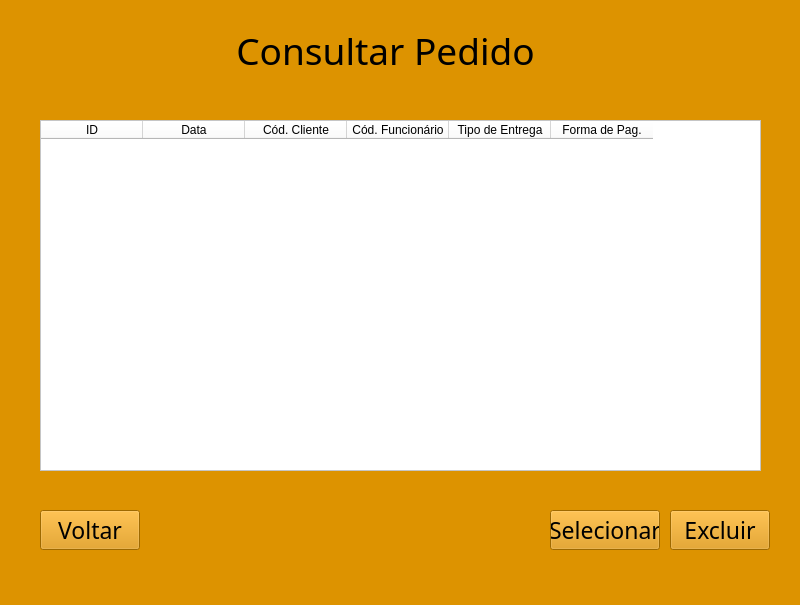
<?xml version="1.0" encoding="UTF-8"?>
<ui version="4.0">
 <class>MainWindow</class>
 <widget class="QMainWindow" name="MainWindow">
  <property name="geometry">
   <rect>
    <x>0</x>
    <y>0</y>
    <width>800</width>
    <height>605</height>
   </rect>
  </property>
  <property name="windowTitle">
   <string>MainWindow</string>
  </property>
  <property name="styleSheet">
   <string notr="true">background-color: rgb(221, 147, 0);</string>
  </property>
  <widget class="QWidget" name="centralwidget">
   <widget class="QLabel" name="label">
    <property name="geometry">
     <rect>
      <x>210</x>
      <y>20</y>
      <width>351</width>
      <height>61</height>
     </rect>
    </property>
    <property name="font">
     <font>
      <family>Algerian</family>
      <pointsize>28</pointsize>
     </font>
    </property>
    <property name="text">
     <string>Consultar Pedido</string>
    </property>
    <property name="alignment">
     <set>Qt::AlignCenter</set>
    </property>
   </widget>
   <widget class="QPushButton" name="botaoExcluir">
    <property name="geometry">
     <rect>
      <x>670</x>
      <y>510</y>
      <width>100</width>
      <height>40</height>
     </rect>
    </property>
    <property name="font">
     <font>
      <family>Bodoni MT</family>
      <pointsize>17</pointsize>
     </font>
    </property>
    <property name="styleSheet">
     <string notr="true">background-color: rgb(227, 131, 0);
color: rgb(53, 41,5);
pushButton{
border-styler: inset;
border-width: medium;	
#border-color: rgb(53, 41, 5);
box-shadow: black 60px -16px;
border-radius: 50px;
}</string>
    </property>
    <property name="text">
     <string>Excluir</string>
    </property>
   </widget>
   <widget class="QTableWidget" name="tableWidget">
    <property name="geometry">
     <rect>
      <x>40</x>
      <y>120</y>
      <width>721</width>
      <height>351</height>
     </rect>
    </property>
    <property name="font">
     <font>
      <pointsize>12</pointsize>
     </font>
    </property>
    <property name="styleSheet">
     <string notr="true">background-color: rgb(255, 255, 255);</string>
    </property>
    <property name="verticalScrollBarPolicy">
     <enum>Qt::ScrollBarAsNeeded</enum>
    </property>
    <attribute name="horizontalHeaderDefaultSectionSize">
     <number>102</number>
    </attribute>
    <column>
     <property name="text">
      <string>ID</string>
     </property>
     <property name="font">
      <font>
       <pointsize>9</pointsize>
      </font>
     </property>
    </column>
    <column>
     <property name="text">
      <string>Data</string>
     </property>
     <property name="font">
      <font>
       <pointsize>9</pointsize>
      </font>
     </property>
    </column>
    <column>
     <property name="text">
      <string>Cód. Cliente</string>
     </property>
     <property name="font">
      <font>
       <pointsize>9</pointsize>
      </font>
     </property>
    </column>
    <column>
     <property name="text">
      <string>Cód. Funcionário</string>
     </property>
     <property name="font">
      <font>
       <pointsize>9</pointsize>
      </font>
     </property>
    </column>
    <column>
     <property name="text">
      <string>Tipo de Entrega</string>
     </property>
     <property name="font">
      <font>
       <pointsize>9</pointsize>
      </font>
     </property>
    </column>
    <column>
     <property name="text">
      <string>Forma de Pag.</string>
     </property>
     <property name="font">
      <font>
       <pointsize>9</pointsize>
      </font>
     </property>
    </column>
   </widget>
   <widget class="QPushButton" name="botaoVoltar">
    <property name="geometry">
     <rect>
      <x>40</x>
      <y>510</y>
      <width>100</width>
      <height>40</height>
     </rect>
    </property>
    <property name="font">
     <font>
      <family>Bodoni MT</family>
      <pointsize>17</pointsize>
     </font>
    </property>
    <property name="styleSheet">
     <string notr="true">background-color: rgb(227, 131, 0);
color: rgb(53, 41,5);
pushButton{
border-styler: inset;
border-width: medium;	
#border-color: rgb(53, 41, 5);
box-shadow: black 60px -16px;
border-radius: 50px;
}</string>
    </property>
    <property name="text">
     <string>Voltar</string>
    </property>
   </widget>
   <widget class="QPushButton" name="botaoSelecionar">
    <property name="geometry">
     <rect>
      <x>550</x>
      <y>510</y>
      <width>110</width>
      <height>40</height>
     </rect>
    </property>
    <property name="font">
     <font>
      <family>Bodoni MT</family>
      <pointsize>17</pointsize>
     </font>
    </property>
    <property name="styleSheet">
     <string notr="true">background-color: rgb(227, 131, 0);
color: rgb(53, 41,5);
pushButton{
border-styler: inset;
border-width: medium;	
#border-color: rgb(53, 41, 5);
box-shadow: black 60px -16px;
border-radius: 50px;
}</string>
    </property>
    <property name="text">
     <string>Selecionar</string>
    </property>
   </widget>
   <widget class="QLabel" name="label_9">
    <property name="geometry">
     <rect>
      <x>23</x>
      <y>10</y>
      <width>100</width>
      <height>90</height>
     </rect>
    </property>
    <property name="text">
     <string/>
    </property>
    <property name="pixmap">
     <pixmap>burguer2.png</pixmap>
    </property>
    <property name="scaledContents">
     <bool>true</bool>
    </property>
   </widget>
   <widget class="QLabel" name="label_8">
    <property name="geometry">
     <rect>
      <x>673</x>
      <y>10</y>
      <width>100</width>
      <height>90</height>
     </rect>
    </property>
    <property name="text">
     <string/>
    </property>
    <property name="pixmap">
     <pixmap>burguer2.png</pixmap>
    </property>
    <property name="scaledContents">
     <bool>true</bool>
    </property>
   </widget>
  </widget>
  <widget class="QMenuBar" name="menubar">
   <property name="geometry">
    <rect>
     <x>0</x>
     <y>0</y>
     <width>800</width>
     <height>21</height>
    </rect>
   </property>
  </widget>
  <widget class="QStatusBar" name="statusbar"/>
 </widget>
 <tabstops>
  <tabstop>tableWidget</tabstop>
  <tabstop>botaoVoltar</tabstop>
  <tabstop>botaoExcluir</tabstop>
 </tabstops>
 <resources/>
 <connections/>
</ui>
